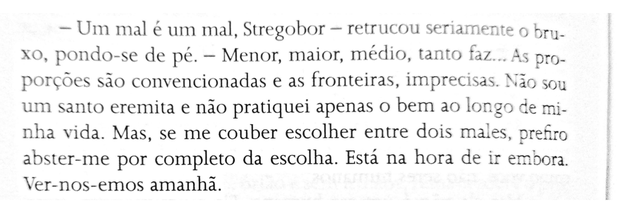
#> input picture imagens/trecho_livro.png, 617 x 221 px, shrunk from 1093 x 391 before the run
$ jupyter execute --allow-errors placas.ipynb   (older library calls are emulated)
#> lines starting #> are read from the running program, lines starting #| are printed output that depends on the picture; after the words box and inside, x2 and y2 are one past the last pixel; in counts of white or black regions, pixels touching at a corner belong together
# Aula 1

[cell 1]
import pytesseract
import cv2
import matplotlib.pyplot as plt

pytesseract.pytesseract.tesseract_cmd = r'C:\Program Files\Tesseract-OCR\tesseract.exe'

[cell 2]
print(cv2.__version__)
print(pytesseract.__version__)

[cell 3]
imagem = cv2.imread('imagens/trecho_livro.png')
#> imagem is the input picture: shape (221, 617, 3); min 0, max 255, mean 240.7

[cell 4]
def imshow(imagem):
    cv2.imshow("test", imagem)
    cv2.waitKey(0)
    cv2.destroyAllWindows()

[cell 5]
plt.imshow(imagem)

[cell 6]
config_tesseract = '--tessdata-dir tessdata --psm 6'

#> (the rest of this cell did not finish here and is left out)

[cell 7]
imagem = cv2.imread('imagens/placa_carro1.png')
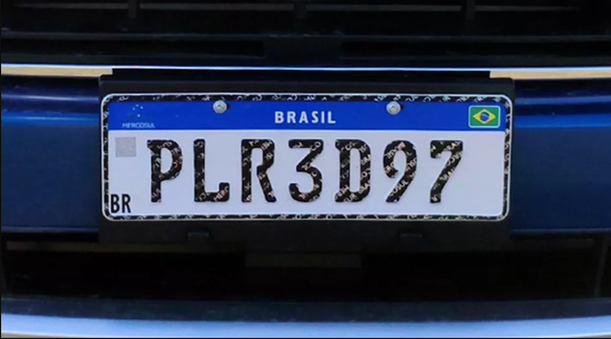
#> input picture imagens/placa_carro1.png, 611 x 339 px, shrunk from 1083 x 601 before the run
#> imagem is the input picture: shape (339, 611, 3); mean B, G, R 77, 54.9, 44.6
plt.imshow(imagem)

[cell 8]
imagem = cv2.cvtColor(imagem, cv2.COLOR_BGR2GRAY)
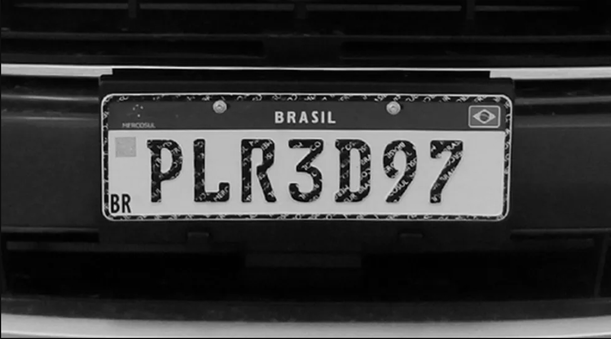
#> imagem: shape (339, 611); min 0, max 235, mean 54.4

[cell 9]
plt.imshow(imagem, cmap='gray')

[cell 10]
config_tesseract = '--tessdata-dir tessdata'

#> (the rest of this cell did not finish here and is left out)

# Aula 2

## Threshold

[cell 11]
limiar = 25
valor, lim_simples = cv2.threshold(imagem, limiar, 255, cv2.THRESH_BINARY)
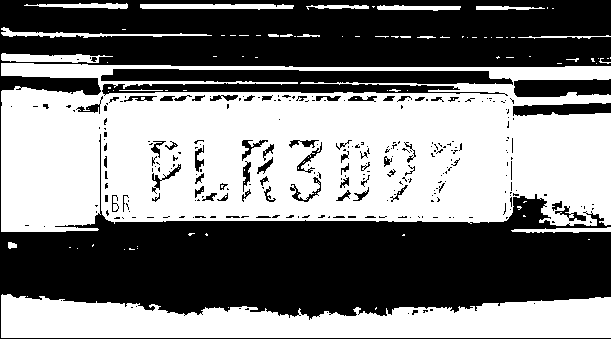
#> lim_simples: shape (339, 611); 49.5% white; 100 white regions (80 under 20 px), largest, box (x1, y1, x2, y2) and area: (1, 63, 611, 232) 78888, (1, 294, 611, 338) 19336, (140, 4, 294, 10) 742
#> valor = 25
imshow(lim_simples)

[cell 12]
limiar = 170
valor, lim_simples = cv2.threshold(imagem, limiar, 255, cv2.THRESH_BINARY)
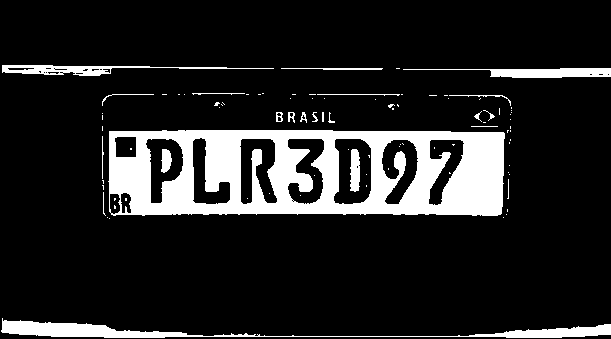
#> lim_simples: shape (339, 611); 14.2% white; 92 white regions (69 under 20 px), largest, box (x1, y1, x2, y2) and area: (108, 130, 505, 216) 22222, (1, 318, 611, 338) 3335, (403, 68, 611, 78) 1143
#> valor = 170
imshow(lim_simples)

[cell 13]
lin_adapt = cv2.adaptiveThreshold(imagem, 255, cv2.ADAPTIVE_THRESH_MEAN_C, cv2.THRESH_BINARY, 11, 8)
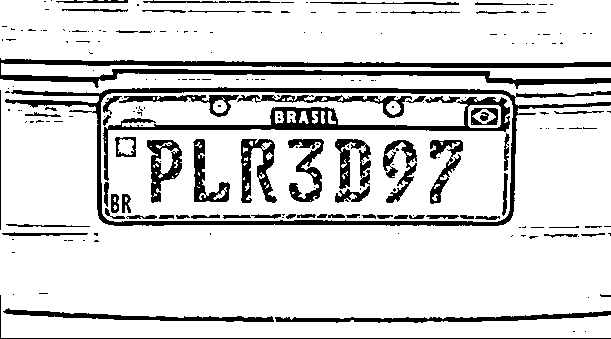
#> lin_adapt: shape (339, 611); 84.4% white; 226 black regions (155 under 20 px), largest, box (x1, y1, x2, y2) and area: (5, 87, 611, 226) 6138, (0, 58, 611, 89) 5953, (103, 97, 510, 181) 3381
imshow(lin_adapt)

[cell 14]
lin_adapt = cv2.adaptiveThreshold(imagem, 255, cv2.ADAPTIVE_THRESH_GAUSSIAN_C, cv2.THRESH_BINARY, 11, 8)
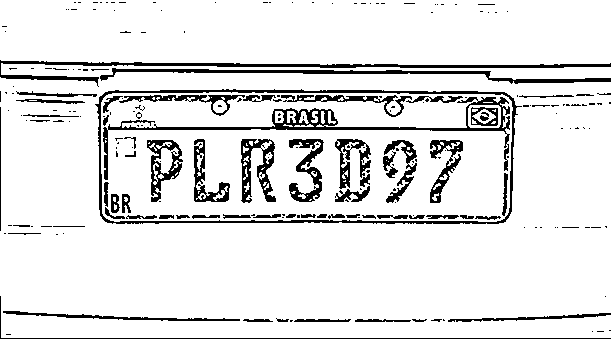
#> lin_adapt: shape (339, 611); 89.2% white; 223 black regions (157 under 20 px), largest, box (x1, y1, x2, y2) and area: (95, 89, 522, 224) 2704, (103, 97, 510, 180) 2576, (0, 60, 611, 87) 2276
imshow(lin_adapt)

[cell 15]
imagem

[cell 16]
import seaborn as sns
ax = sns.histplot(imagem.flatten())
ax.figure.set_size_inches(10,6)
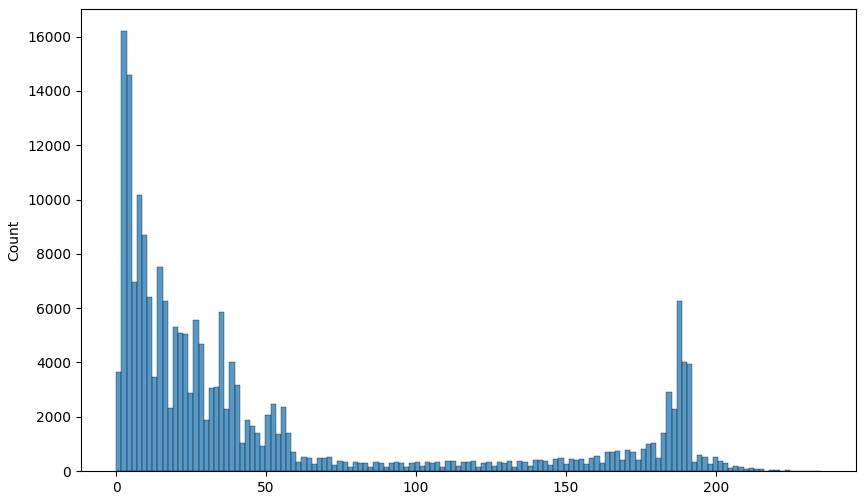
#> figure drawn by matplotlib, 1 panel; tallest bar 16207 high, from x = 1.72 to 3.43

[cell 17]
valor, lim_otsu = cv2.threshold(imagem, 0, 255, cv2.THRESH_BINARY | cv2.THRESH_OTSU)
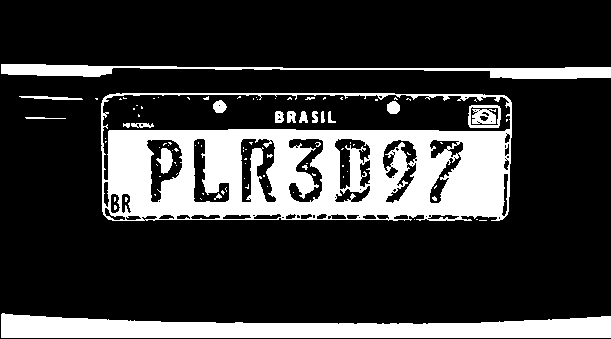
#> lim_otsu: shape (339, 611); 21.6% white; 97 white regions (77 under 20 px), largest, box (x1, y1, x2, y2) and area: (101, 93, 512, 221) 28762, (1, 313, 611, 338) 10438, (1, 64, 611, 79) 3426
#> valor = 96
imshow(lim_otsu)

[cell 18]
print(valor)
#| 96.0

[cell 19]
config_tesseract = '--tessdata-dir tessdata'
#> (the rest of this cell did not finish here and is left out)

# Aula 3

## Morphology

[cell 20]
kernel = cv2.getStructuringElement(cv2.MORPH_RECT, (5, 5))

[cell 21]
erosao = cv2.erode(lim_otsu, kernel)
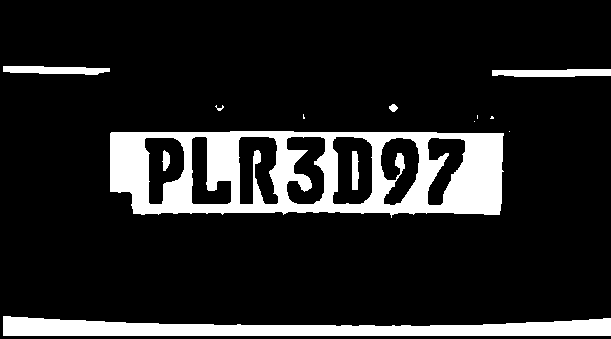
#> erosao: shape (339, 611); 13.9% white; 13 white regions (5 under 20 px), largest, box (x1, y1, x2, y2) and area: (110, 131, 504, 218) 18996, (3, 316, 611, 336) 7888, (492, 69, 611, 77) 813
imshow(erosao)

[cell 22]
dilatacao = cv2.dilate(lim_otsu, kernel)
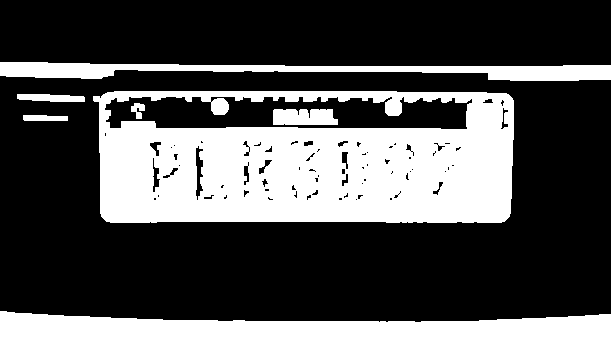
#> dilatacao: shape (339, 611); 30.6% white; 7 white regions, largest, box (x1, y1, x2, y2) and area: (93, 91, 514, 223) 43357, (0, 311, 611, 339) 12367, (0, 62, 611, 81) 5948
imshow(dilatacao)
